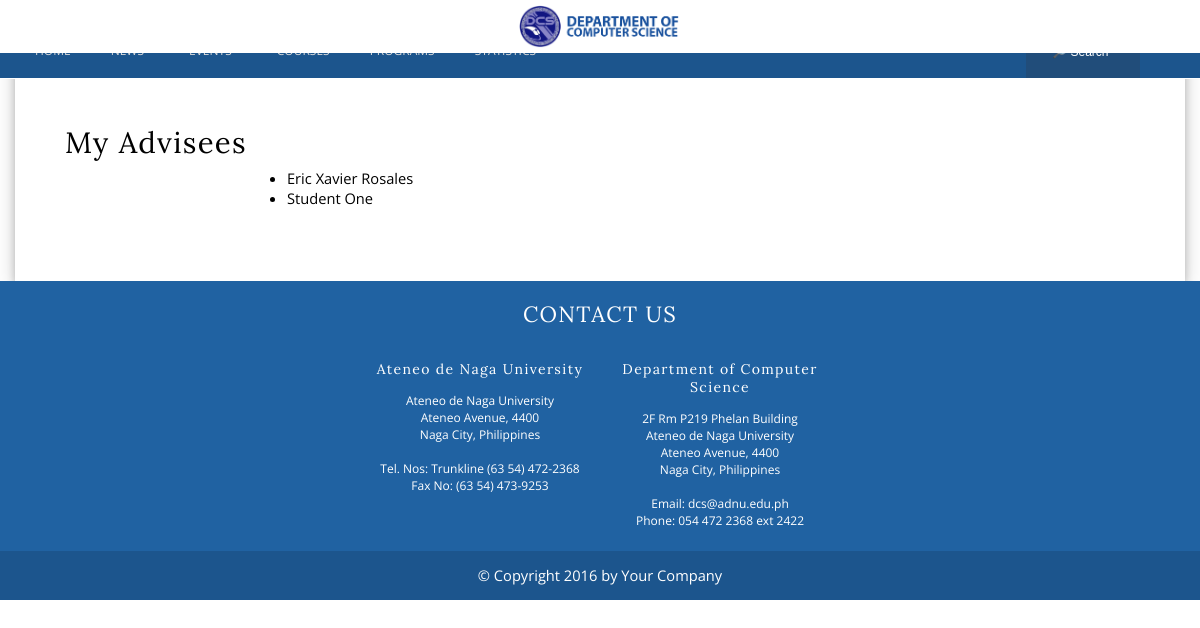
The page /facultypage.php (signed in) on the database its author committed.
### tables this page shows
CREATE TABLE IF NOT EXISTS `users` (
  `user_id` int(6) NOT NULL,
  `user_type` tinyint(1) NOT NULL,
  `username` varchar(10) NOT NULL,
  `password` varchar(32) NOT NULL,
  `first_name` varchar(25) NOT NULL,
  `middle_name` varchar(25) NOT NULL,
  `last_name` varchar(25) NOT NULL,
  `gender` char(1) NOT NULL,
  `birth_date` date NOT NULL,
  `address` text NOT NULL,
  `major` enum('IS','IT','CS','') NOT NULL,
  `gbox_acct` varchar(48) NOT NULL
);

### facultypage.php (the view, shortened to what this page needs)
<?php
    include("link.php");
    if(!$_SESSION['user_id']) {
		header("Location: index.php");
		exit;
	} else {
		$fid = $_SESSION['user_id'];
		$info = mysqli_fetch_assoc(mysqli_query($connect, "SELECT * FROM users WHERE user_id=$fid"));
	}
?>
<html>
	<head>
		<link rel="stylesheet" href="css/home.css">
		<link rel="	stylesheet" href="functionalities/css/contactus.css">
		<link rel="stylesheet" href="css/styles.css">
		<link rel="stylesheet" href="css/navbar-footer.css">
		<link rel="stylesheet" href="css/carousel.css">
	</head>
<body>
<div class="toplogo">
	<a href='#'><img src="css/temp/dcs-sign.png" /></a>
</div>
<?php require('navbar.php');?>
	<div class="container">
		<div class="content-wrapper">
			<div class="content">
				<br><br>
				<h1 style="padding-left:50px; padding-top:20px">My Advisees </h1>
				<br/>
				<ul style="padding-top:70px">
                    <?php
                        $getstudent_query = mysqli_query($connect, "SELECT u.first_name, u.last_name FROM users u, students s WHERE s.adviser_id='".$info['username']."' AND s.student_id = u.username;");
                        while($data = mysqli_fetch_assoc($getstudent_query)) {
                            echo "<li><a style='color:black'>";
                            echo $data['first_name'] .  " " . $data['last_name'];
                            echo "</a></li>";
                        }
                    ?>
				</ul>
				<br><br>
			</div>
		</div>
	</div>
	<footer>
		<div class="lookWrap">
			<h2>Contact Us</h2>
			<div id="look">
					<div class="contactus">
						<h3>Ateneo de Naga University</h3>
						<p>Ateneo de Naga University<br>
							Ateneo Avenue, 4400 <br>
							Naga City, Philippines<br><br>
							Tel. Nos: Trunkline (63 54) 472-2368<br>
							Fax No: (63 54) 473-9253</p>
					</div>
					<div class="contactus">
						<h3>Department of Computer Science</h3>
						<p>2F Rm P219 Phelan Building <br>
							Ateneo de Naga University <br>
							Ateneo Avenue, 4400 <br>
							Naga City, Philippines <br><br>
							Email: dcs@adnu.edu.ph <br>
							Phone: 054 472 2368 ext 2422 </p>
					</div>
				</div>
			</div>
		<div class="legality">
			&copy; Copyright 2016 by Your Company
		</div>
	</footer>
</body>
<html>

### css/home.css (style rules this page uses)
.content-wrapper { box-shadow: 0 4px 8px 0 rgba(0, 0, 0, 0.2), 0 6px 20px 0 rgba(0, 0, 0, 0.19); }
.calele, { display: block; width: 100%; margin: 0 auto; }
.content { padding-top: 5%; padding-bottom: 5%; display: flex; overflow: hidden; }

### css/styles.css (style rules this page uses)
body, html { margin: 0; padding: 0; overflow-x: hidden; }
.toplogo { background: white; width: 100%; display: block; margin: 0 auto; position: fixed; z-index: 2; }
.toplogo a img { padding: 5px; display: block; margin: 0 auto; height: 43px; z-index: 10000; }
.container { padding-right:15px; padding-left:15px; margin: 0 auto; }
.content { margin-top: 25px; }
@media (min-width:768px) { .container { width:750px } }
@media (min-width:992px) { .container { width:970px } }
@media (min-width:1200px) { .container { width:1170px } }
h1, h2, h3, h4, h5, h6 { font-family: 'Lora', serif; letter-spacing: 1pt; text-align: center; font-weight: normal; }
body { font-family: 'Open Sans', sans-serif; text-align: justify; font-size: 11pt; }
a { text-decoration: none; color: white; }

### css/navbar-footer.css (style rules this page uses)
footer { position: absolute; right: 0; left: 0; background-color: #1C558D; color: white; }
.lookWrap { position: relative; background-color: #2062A2; float: left; width: 100%; }
#look { margin: 0 auto; width: 40%; display: flex; }
.contactus { font-size: 12px; width: 50%; color: white; text-align: center; padding-bottom: 10px; }
.contactus p { text-align: center; display:block; vertical-align: middle; }
.lookWrap h2 { text-transform: uppercase; text-align: center; }
.legality { margin: auto; text-align: center; clear: both; line-height: 2em; padding: 10px; }

### rows shown on the page
users: first_name "Eric Xavier", last_name "Rosales"
users: first_name "Student", last_name "One"
